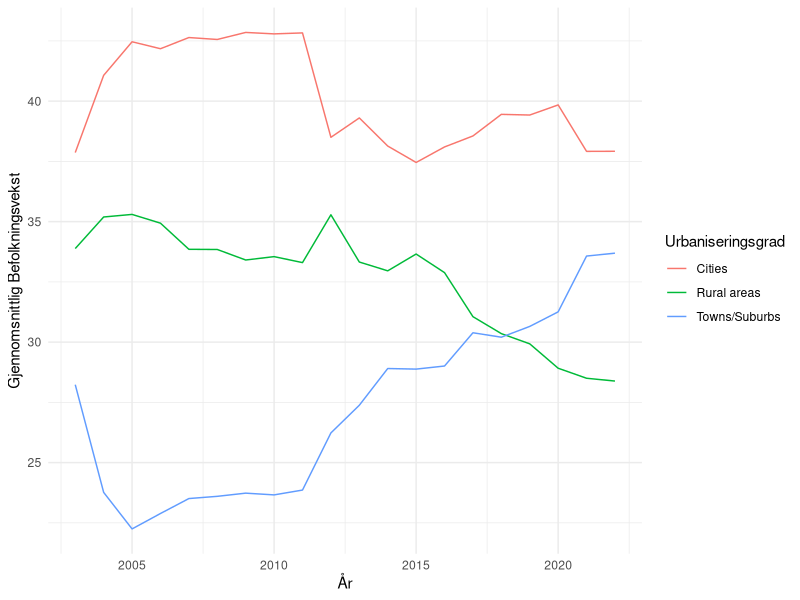
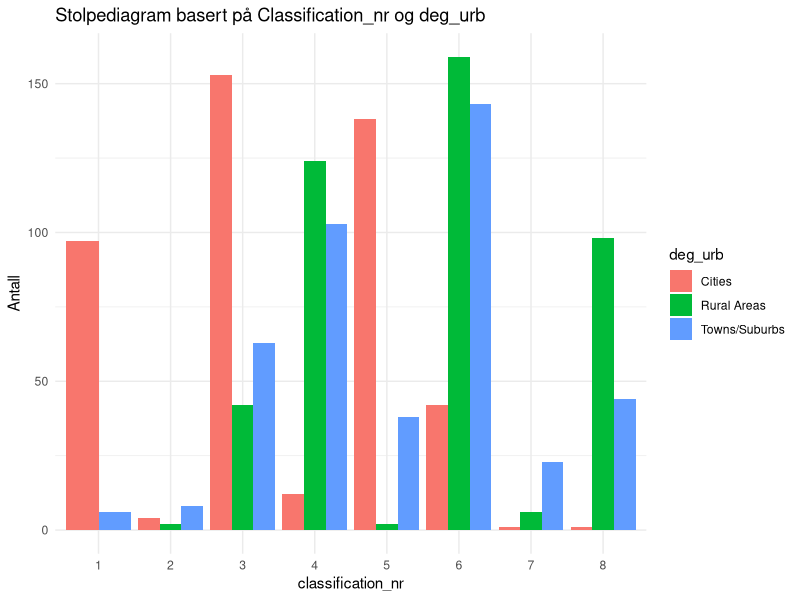
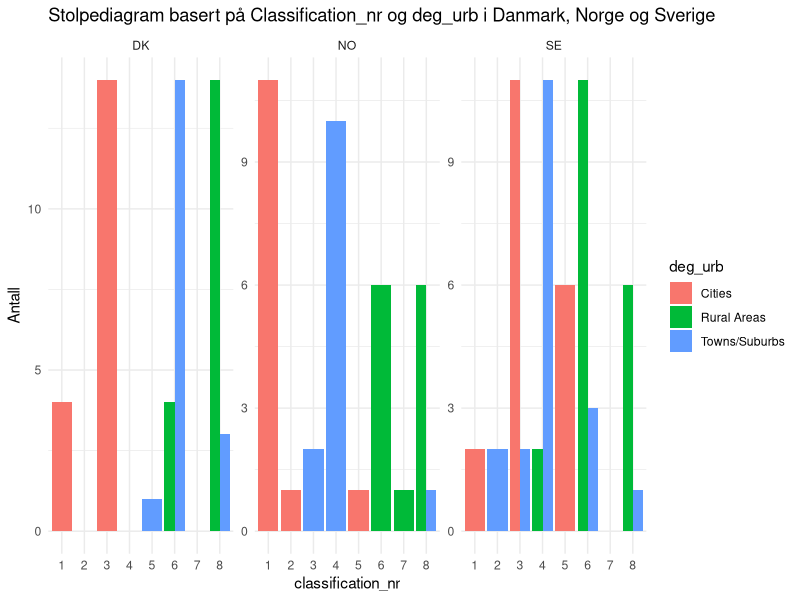
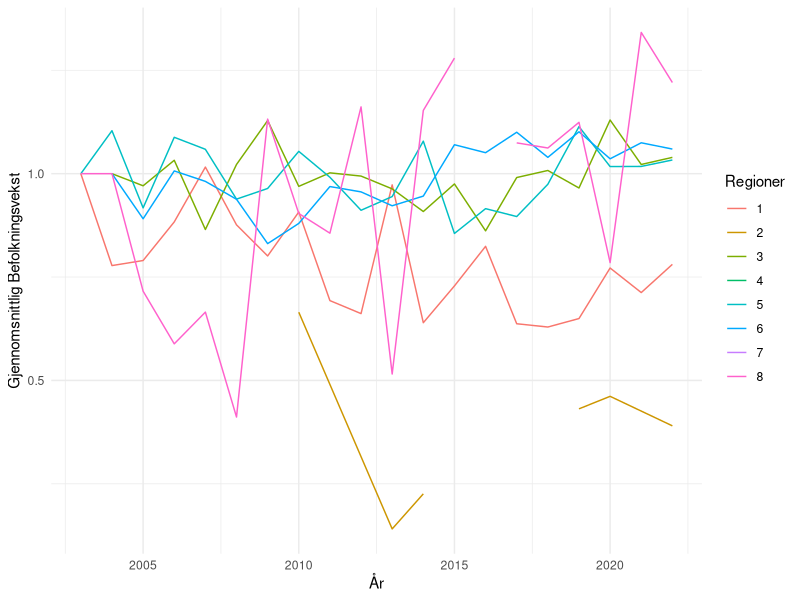
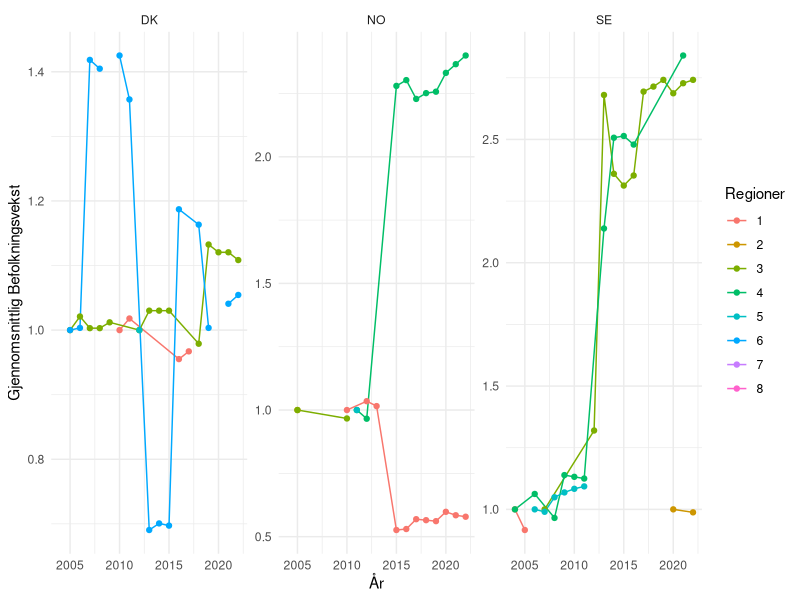

Here is the R script that generated these plots, in order:
## ---- chunk 1
#| label: setup 
#| echo: false
#| output: false
#| message: false
library(tidyverse)
library(readxl)
library(dplyr)
library(ggplot2)
library(flextable)
## ---- chunk 2
#| echo: false
#| message: false
data <- read_csv("ilc_lvho01__custom_9371289_linear.csv") 
## ---- chunk 3
#| echo: false
data <- data |>
  select(geo, deg_urb, TIME_PERIOD, OBS_VALUE) |>
  filter(!(geo %in% c("LV", "MK", "HR", "RO", "RS", "CH", "AL", "IS"))) |>
  mutate(deg_urb = case_when(
    deg_urb == "DEG1" ~ "Cities",
    deg_urb == "DEG2" ~ "Towns/Suburbs",
    deg_urb == "DEG3" ~ "Rural areas"
  ))
## ---- chunk 4
#| echo: false
#| message: false
#| label: fig-gjsnitt-befolkning
#| fig-cap: "Gjennomsnittlig befolkningsvekst i perioden 2003-2022 fordelt på urbaniseringsgradene; cities, towns/suburbs, rural areas."

data %>%
  group_by(deg_urb, TIME_PERIOD) %>%
  summarise(mean_value = mean(OBS_VALUE)) %>%
  ggplot(aes(x = TIME_PERIOD, y = mean_value, color = deg_urb)) +
  geom_line() +
  labs(x = "År",
       y = "Gjennomsnittlig Befolkningsvekst",
       color = "Urbaniseringsgrad") +
  theme_minimal()

## ---- chunk 5
#| echo: false
subset_deg1 <- data |> 
  filter(deg_urb == "Cities")

subset_deg2 <- data |> 
  filter(deg_urb == "Towns/Suburbs")

subset_deg3 <- data |> 
  filter(deg_urb == "Rural areas")
## ---- chunk 6
#| echo: false
summary_deg1 <- subset_deg1 %>%
  summarise(
    min = sprintf("%.2f", min(OBS_VALUE)),
    median = sprintf("%.2f", median(OBS_VALUE)),
    mean = sprintf("%.2f", mean(OBS_VALUE)),
    max = sprintf("%.2f", max(OBS_VALUE)),
    variance = sprintf("%.2f", var(OBS_VALUE)),
    std.dev = sprintf("%.2f", sd(OBS_VALUE))
  ) 

summary_deg2 <- subset_deg2 %>%
  summarise(
    min = sprintf("%.2f", min(OBS_VALUE)),
    median = sprintf("%.2f", median(OBS_VALUE)),
    mean = sprintf("%.2f", mean(OBS_VALUE)),
    max = sprintf("%.2f", max(OBS_VALUE)),
    variance = sprintf("%.2f", var(OBS_VALUE)),
    std.dev = sprintf("%.2f", sd(OBS_VALUE))
  )

summary_deg3 <- subset_deg3 %>%
  summarise(
    min = sprintf("%.2f", min(OBS_VALUE)),
    median = sprintf("%.2f", median(OBS_VALUE)),
    mean = sprintf("%.2f", mean(OBS_VALUE)),
    max = sprintf("%.2f", max(OBS_VALUE)),
    variance = sprintf("%.2f", var(OBS_VALUE)),
    std.dev = sprintf("%.2f", sd(OBS_VALUE))
  )
## ---- chunk 7
#| echo: false
#| label: tbl-summary-degurb
#| tbl-cap: "Deskriptiv statistikk for befolkningsutviklingen i de tre urbaniseringsgradene: cities, towns/suburbs, rural areas."
summary_degurb <- bind_rows(
  mutate(summary_deg1, region = "Cities"),
  mutate(summary_deg2, region = "Towns/Suburbs"),
  mutate(summary_deg3, region = "Rural Areas")
) %>%
  select(region, everything()
) %>%
  flextable() |>
  width(1, width = 3.5) |> 
  width(2, width = 1.5)

summary_degurb
## ---- chunk 8
#| echo: false
#| message: false
data1 <- read_csv("arbeidskraft.csv") |> 
  select(arbeidsvekst = OBS_VALUE, geo, age, deg_urb, TIME_PERIOD)

data2 <- read_csv("arbeidsledighet1.csv") |> 
  select(arbeidsledig = OBS_VALUE, geo,age, deg_urb, TIME_PERIOD)

data3 <- read_csv("huspris.csv") |> 
  select(huspris = OBS_VALUE, geo, deg_urb, TIME_PERIOD)
## ---- chunk 9
#| echo: false
arbeidsvekst <- data1 |>
  filter(age == "Y15-64") |>
  filter(!(geo %in% c("LV", "MK", "HR", "RO", "RS", "CH", "AL", "IS"))) |>
  mutate(deg_urb = case_when(
    deg_urb == "DEG1" ~ "Cities",
    deg_urb == "DEG2" ~ "Towns/Suburbs",
    deg_urb == "DEG3" ~ "Rural Areas",
    TRUE ~ as.character(deg_urb)
  ))
## ---- chunk 10
#| echo: false
arbeidsledig <- data2 |> 
  filter(age == "Y15-64") |>
  filter(!(geo %in% c("LV", "MK", "HR", "RO", "RS", "CH", "AL", "IS"))) |>
  mutate(deg_urb = case_when(
    deg_urb == "DEG1" ~ "Cities",
    deg_urb == "DEG2" ~ "Towns/Suburbs",
    deg_urb == "DEG3" ~ "Rural Areas",
    TRUE ~ as.character(deg_urb) 
  ))
## ---- chunk 11
#| echo: false
huspris <- data3 |> 
  filter(!(geo %in% c("LV", "MK", "HR", "RO", "RS", "CH", "AL", "IS"))) |>
  mutate(deg_urb = case_when(
    deg_urb == "DEG1" ~ "Cities",
    deg_urb == "DEG2" ~ "Towns/Suburbs",
    deg_urb == "DEG3" ~ "Rural Areas",
    TRUE ~ as.character(deg_urb)  # Beholder andre verdier uendret
  ))
## ---- chunk 12
#| echo: false
join <- arbeidsvekst |> 
  left_join(arbeidsledig, join_by(geo, TIME_PERIOD, deg_urb))

join1 <- join |> 
  left_join(huspris, join_by(geo, TIME_PERIOD, deg_urb))

maindata <- join1 |> 
  left_join(data, join_by(geo, TIME_PERIOD, deg_urb)) |>
  select(geo, deg_urb, TIME_PERIOD, OBS_VALUE, arbeidsledig, arbeidsvekst, huspris)
## ---- chunk 13
#| echo: false
maindata <- maindata %>%
  group_by(geo, TIME_PERIOD) %>%
  mutate(arb.ledig.geo.mean = mean(arbeidsledig, na.rm = TRUE), huspris.geo.mean = mean(huspris, na.rm = TRUE), arb.vekst.geo.mean = mean(arbeidsvekst, na.rm = TRUE))

## ---- chunk 14
#| echo: false
maindata <- maindata %>%
  mutate(classification = case_when(
    arbeidsledig > arb.ledig.geo.mean & arbeidsvekst > arb.vekst.geo.mean & huspris > huspris.geo.mean ~ "1.høy arbeisledighet, høy arbeidsvekst, høy huspris",
    arbeidsledig > arb.ledig.geo.mean & arbeidsvekst > arb.vekst.geo.mean & huspris <= huspris.geo.mean ~ "2.høy arbeisledighet, høy arbeidsvekst, lav huspris",
    arbeidsledig > arb.ledig.geo.mean & arbeidsvekst <= arb.vekst.geo.mean & huspris > huspris.geo.mean ~ "3.høy arbeisledighet, lav arbeidsvekst, høy huspris",
    arbeidsledig > arb.ledig.geo.mean & arbeidsvekst <= arb.vekst.geo.mean & huspris <= huspris.geo.mean ~ "4.høy arbeisledighet, lav arbeidsvekst, lav huspris",
    arbeidsledig <= arb.ledig.geo.mean & arbeidsvekst > arb.vekst.geo.mean & huspris > huspris.geo.mean ~ "5.lav arbeisledighet, høy arbeidsvekst, høy huspris",
    arbeidsledig <= arb.ledig.geo.mean & arbeidsvekst > arb.vekst.geo.mean & huspris <= huspris.geo.mean ~ "6.lav arbeisledighet, høy arbeidsvekst, lav huspris",
    arbeidsledig <= arb.ledig.geo.mean & arbeidsvekst <= arb.vekst.geo.mean & huspris > huspris.geo.mean ~ "7.lav arbeisledighet, lav arbeidsvekst, høy huspris",
    arbeidsledig <= arb.ledig.geo.mean & arbeidsvekst <= arb.vekst.geo.mean & huspris <= huspris.geo.mean ~ "8. lav arbeisledighet, lav arbeidsvekst, lav huspris")
  )  %>%
  filter(!is.na(classification))
## ---- chunk 15
#| echo: false
maindata <- maindata %>%
  mutate(classification_nr = case_when(
    arbeidsledig > arb.ledig.geo.mean & arbeidsvekst > arb.vekst.geo.mean & huspris > huspris.geo.mean ~ "1",
    arbeidsledig > arb.ledig.geo.mean & arbeidsvekst > arb.vekst.geo.mean & huspris <= huspris.geo.mean ~ "2",
    arbeidsledig > arb.ledig.geo.mean & arbeidsvekst <= arb.vekst.geo.mean & huspris > huspris.geo.mean ~ "3",
    arbeidsledig > arb.ledig.geo.mean & arbeidsvekst <= arb.vekst.geo.mean & huspris <= huspris.geo.mean ~ "4",
    arbeidsledig <= arb.ledig.geo.mean & arbeidsvekst > arb.vekst.geo.mean & huspris > huspris.geo.mean ~ "5",
    arbeidsledig <= arb.ledig.geo.mean & arbeidsvekst > arb.vekst.geo.mean & huspris <= huspris.geo.mean ~ "6",
    arbeidsledig <= arb.ledig.geo.mean & arbeidsvekst <= arb.vekst.geo.mean & huspris > huspris.geo.mean ~ "7",
    arbeidsledig <= arb.ledig.geo.mean & arbeidsvekst <= arb.vekst.geo.mean & huspris <= huspris.geo.mean ~ "8")
  )  %>%
  filter(!is.na(classification)) 
## ---- chunk 16
#| echo: false
#| label: fig-stolpediagram
#| fig-cap: "Stolpediagram basert på klassifiseringe og regioninndeling."
# Lag stolpediagram
stolpediagram <- ggplot(maindata, aes(x = as.factor(classification_nr), fill = deg_urb)) +
  geom_bar(position = "dodge", stat = "count") +
  labs(title = "Stolpediagram basert på Classification_nr og deg_urb",
       x = "classification_nr",
       y = "Antall") +
  theme_minimal()

# Vis stolpediagrammet
print(stolpediagram)
## ---- chunk 17
#| echo: false
#| label: fig-stolpediagram2
#| fig-cap: "Stolpediagram basert på klassifiseringe og regioninndeling i Danmark, Norge og Sverige."
stolpediagram_facet <- ggplot(filter(maindata, geo %in% c("NO", "SE", "DK")), aes(x = as.factor(classification_nr), fill = deg_urb)) +
  geom_bar(position = "dodge", stat = "count") +
  labs(title = "Stolpediagram basert på Classification_nr og deg_urb i Danmark, Norge og Sverige ",
       x = "classification_nr",
       y = "Antall") +
  theme_minimal() +
  facet_wrap(~ geo, scales = "free_y")

# Vis stolpediagrammet med faceting
print(stolpediagram_facet)

## ---- chunk 18
#| echo: false
#| label: fig-linjediagram
#| fig-cap: "Linjediagram basert på urbaniseringsgrad og gjennomsnittlig befolkningsvekst"
maindata %>%
  group_by(classification_nr, TIME_PERIOD) %>%
  summarise(mean_value = mean(OBS_VALUE, na.rm = TRUE)) %>%
    mutate(demeaned_value = mean_value/first(mean_value)) %>%
  ggplot(aes(x = TIME_PERIOD, y = demeaned_value, color = classification_nr)) +
  geom_line() +
  labs(x = "År",
       y = "Gjennomsnittlig Befolkningsvekst",
       color = "Regioner") +
  theme_minimal()
## ---- chunk 19
#| echo: false
#| label: fig-skandinavia
#| fig-cap: "Gjennomnittlig befolkningsvekst i skandinavia"

maindata %>%
  filter(geo %in% c("DK", "NO", "SE")) %>%
  group_by(geo, classification_nr, TIME_PERIOD) %>%
  summarise(mean_value = mean(OBS_VALUE, na.rm = TRUE)) %>%
  mutate(demeaned_value = mean_value / first(mean_value)) %>%
  ggplot(aes(x = TIME_PERIOD, y = demeaned_value, color = classification_nr)) +
  geom_line() +
  geom_point() +
  labs(x = "År",
       y = "Gjennomsnittlig Befolkningsvekst",
       color = "Regioner") +
  theme_minimal() +
  facet_wrap(~geo, scales = "free_y")
